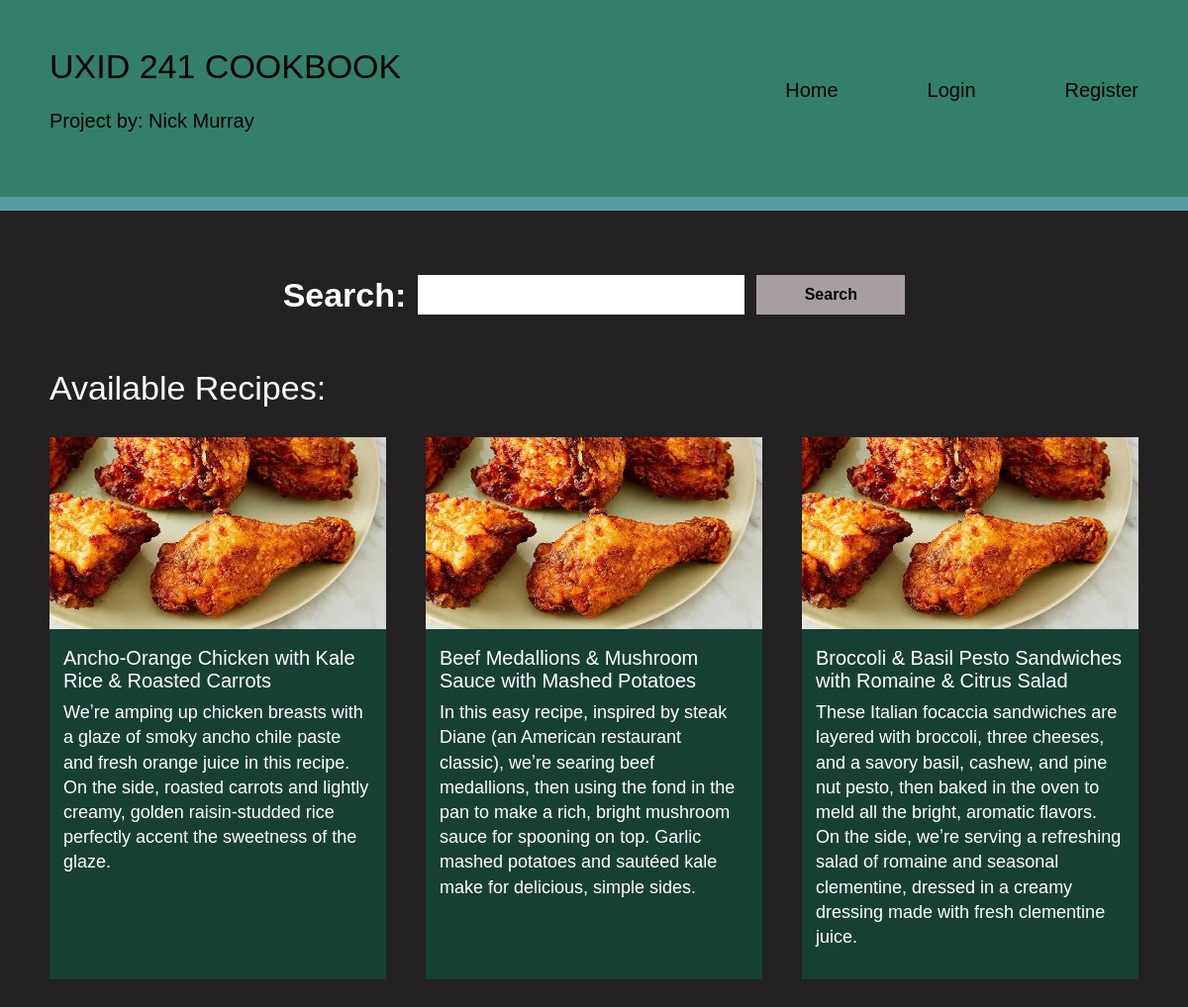
The page / on the database its author committed.
### tables this page shows
CREATE TABLE `recipes` (
  `id` int(11) NOT NULL,
  `title` varchar(120) NOT NULL,
  `description` text NOT NULL,
  `ingredients` text NOT NULL,
  `steps` text NOT NULL
);

### index.php (the view, shortened to what this page needs)
<?php
require 'database.php';
function e(string $value): string {
  return htmlspecialchars($value, ENT_QUOTES, 'UTF-8');
}
$search = trim($_GET['q'] ?? '');
if ($search === '') {
  $result = mysqli_query(
    $conn,
    'SELECT id, title, description, ingredients, steps FROM recipes'
  );
}
$recipes = mysqli_fetch_all($result, MYSQLI_ASSOC);
?>
<!DOCTYPE html>
<html lang="en">
<head>
  <link rel="stylesheet" href="style.css">
</head>
<body>
  <header class="site_header">
    <div class="header_content">
      <div>
        <h1 class="site_title">UXID 241 COOKBOOK</h1>
        <p class="project_by">Project by: Nick Murray</p>
      </div>
      <nav class="site_nav">
        <a href="index.php">Home</a>
        <?php if (isset($_SESSION['user_id'])): ?>
          <a href="logout.php">Logout</a>
        <?php else: ?>
          <a href="login.php">Login</a>
          <a href="register.php">Register</a>
        <?php endif; ?>
      </nav>
    </div>
  </header>
  <main>
    <form class="search_form" action="index.php" method="GET">
      <label for="q">Search:</label>
      <input
        type="search"
        id="q"
        name="q"
        value="<?= e($search); ?>"
        required
      >
      <button type="submit">Search</button>
    </form>
    <h2 class="recipes_heading">Available Recipes:</h2>
    <?php if (empty($recipes)): ?>
      <p class="no_results">
        No recipes found for "<?= e($search); ?>".
      </p>
    <?php else: ?>
      <div class="recipe_grid">
        <?php foreach ($recipes as $recipe): ?>
          <article class="recipe_card">
            <img
              class="recipe_image"
              src="placeholder.jpg"
              alt=""
            >
            <div class="recipe_content">
              <h3><?= e($recipe['title']); ?></h3>
              <p><?= e($recipe['description']); ?></p>
            </div>
          </article>
        <?php endforeach; ?>
      </div>
    <?php endif; ?>
  </main>
</body>
</html>

### style.css (style rules this page uses)
* { box-sizing: border-box; }
body { margin: 0; background-color: #232121; color: #FFFFFF; font-family: Arial, Helvetica, sans-serif; }
.site_header { background-color: #33806A; color: #000000; border-bottom: 14px solid #569AA3; padding: 48px 50px 65px; }
.header_content { display: flex; justify-content: space-between; align-items: center; }
.site_title { margin: 0 0 24px; font-size: 34px; font-weight: 400; }
.project_by { margin: 0; font-size: 20px; }
.site_nav { display: flex; gap: 90px; }
.site_nav a { color: #000000; font-size: 20px; text-decoration: none; }
main { padding: 65px 50px; }
.search_form { display: flex; justify-content: center; align-items: center; gap: 12px; margin-bottom: 55px; }
.search_form label { font-size: 34px; font-weight: 700; }
.search_form input { width: 330px; height: 40px; border: none; padding: 8px 12px; font-size: 18px; }
.search_form button { width: 150px; height: 40px; border: none; background-color: #A79F9F; color: #000000; font-size: 16px; font-weight: 700; cursor: pointer; }
.recipes_heading { margin: 0 0 30px; font-size: 34px; font-weight: 400; }
.recipe_grid { display: grid; grid-template-columns: repeat(3, 1fr); gap: 40px; }
.recipe_card { background-color: #174035; }
.recipe_image { width: 100%; aspect-ratio: 1.75 / 1; object-fit: cover; display: block; }
.recipe_content { padding: 18px 14px 30px; }
.recipe_content h3 { margin: 0 0 8px; font-size: 20px; font-weight: 400; }
.recipe_content p { margin: 0; font-size: 18px; line-height: 1.4; }

### rows shown on the page
recipes: title "Ancho-Orange Chicken with Kale Rice & Roasted Carrots", description "Weʼre amping up chicken breasts with a glaze of smoky ancho chile paste and fresh orange juice in this recipe. On the side, roasted carrots and lightly creamy, golden raisin-studded rice perfectly accent the sweetness of the glaze."
recipes: title "Beef Medallions & Mushroom Sauce with Mashed Potatoes", description "In this easy recipe, inspired by steak Diane (an American restaurant classic), weʼre searing beef medallions, then using the fond in the pan to make a rich, bright mushroom sauce for spooning on top. Garlic mashed potatoes and sautéed kale make for delicious, simple sides."
recipes: title "Broccoli & Basil Pesto Sandwiches with Romaine & Citrus Salad", description "These Italian focaccia sandwiches are layered with broccoli, three cheeses, and a savory basil, cashew, and pine nut pesto, then baked in the oven to meld all the bright, aromatic flavors. On the side, weʼre serving a refreshing salad of romaine and seasonal clementine, dressed in a creamy dressing made with fresh clementine juice."
